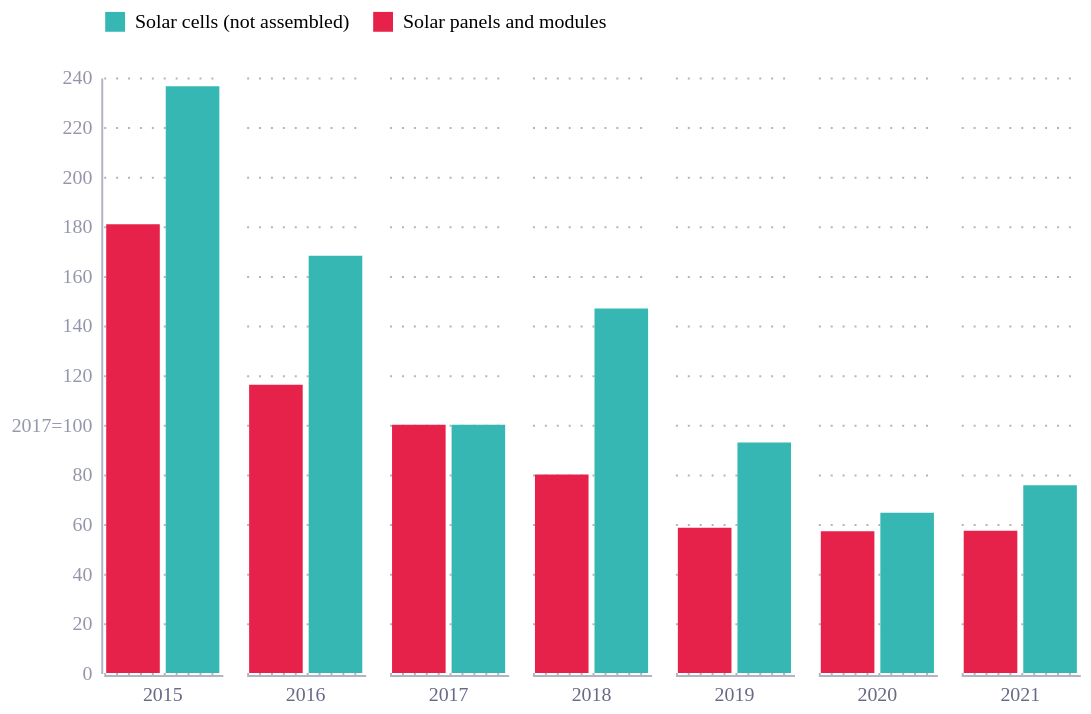

Source (Vega-Lite JSON):
### Vega-Lite specification from a JSON file in a GitHub repository (floating-point values rounded to 4 significant figures)
{"config": {"font": "Circular Std", "mark": {"line": {"interpolate": "monotone"}}, "view": {"stroke": "transparent", "width": 400, "height": 300}, "range": {"category": ["#36B7B4", "#E6224B", "#F4C245", "#0063AF", "#00A767", "#179FDB", "#EB5C2E"], "diverging": ["#E6224B", "#E54753", "#C9C9C9", "#179FDB", "#122B39"], "heatmap": ["#C9C9C9", "#179FDB", "#0063AF", "#122B39"], "ordinal": ["#00A767", "#36B7B4", "#179FDB", "#0063AF", "#243B5A"]}, "axisX": {"domainColor": "#676A86", "domainOpacity": 0.5, "grid": false, "labelAngle": 0, "labelColor": "#676A86", "labelOpacity": 0.7, "orient": "bottom", "tickColor": "#676A86", "tickCount": 10, "tickOpacity": 0.5, "title": false, "titleAlign": "center", "titleAnchor": "middle", "titleColor": "#676A86", "titleFontSize": 12, "titleOpacity": 0.8, "titleY": -15}, "axisY": {"domainColor": "#676A86", "domainOpacity": 0.5, "gridColor": "#676A86", "gridDash": [1, 5], "gridOpacity": 0.5, "labelColor": "#676A86", "labelOpacity": 0.7, "labelPadding": 5, "tickColor": "#676A86", "tickCount": 8, "tickOpacity": 0.5, "ticks": false, "titleAlign": "left", "titleAngle": 0, "titleBaseline": "bottom", "titleColor": "#676A86", "titleFontSize": 12, "titleOpacity": 0.8, "titleX": 0, "titleY": -7}}, "data": {"name": "data-f22fc0497146a8331ce16cf83bc6b04e"}, "mark": {"type": "bar"}, "encoding": {"color": {"field": "product", "legend": {"orient": "top", "title": ""}, "scale": {}, "title": "Product", "type": "nominal"}, "column": {"field": "year", "header": {"labelColor": "#676A86", "labelOrient": "bottom", "labelPadding": 5, "titleOrient": "bottom", "titlePadding": 0}, "spacing": 10, "title": "", "type": "nominal"}, "tooltip": [{"field": "product", "title": "Product", "type": "nominal"}, {"field": "index", "format": ",.0f", "title": "Value", "type": "quantitative"}, {"field": "year", "title": "Year", "type": "temporal"}], "x": {"axis": {"labels": false, "ticks": false}, "field": "cmdDesc", "title": "", "type": "nominal"}, "y": {"axis": {"format": ",.0f", "labelExpr": "datum.value == 100? '2017=100' : datum.label"}, "field": "index", "title": "", "type": "quantitative"}}, "height": 300, "width": 60, "$schema": "https://vega.github.io/schema/vega-lite/v5.20.1.json", "datasets": {"data-f22fc0497146a8331ce16cf83bc6b04e": [{"year": 2015, "cmdCode": 8541406020, "cmdDesc": "SOLAR CELLS ASSEMBLED INTO MODULES OR PANELS", "value": 187441, "index": 180.8, "end_label": "", "product": "Solar panels and modules"}, {"year": 2016, "cmdCode": 8541406020, "cmdDesc": "SOLAR CELLS ASSEMBLED INTO MODULES OR PANELS", "value": 120429, "index": 116.1, "end_label": "", "product": "Solar panels and modules"}, {"year": 2017, "cmdCode": 8541406020, "cmdDesc": "SOLAR CELLS ASSEMBLED INTO MODULES OR PANELS", "value": 103687, "index": 100.0, "end_label": "", "product": "Solar panels and modules"}, {"year": 2018, "cmdCode": 8541406020, "cmdDesc": "SOLAR CELLS ASSEMBLED INTO MODULES OR PANELS", "value": 82938, "index": 79.99, "end_label": "", "product": "Solar panels and modules"}, {"year": 2019, "cmdCode": 8541406020, "cmdDesc": "SOLAR CELLS ASSEMBLED INTO MODULES OR PANELS", "value": 60703, "index": 58.54, "end_label": "", "product": "Solar panels and modules"}, {"year": 2020, "cmdCode": 8541406020, "cmdDesc": "SOLAR CELLS ASSEMBLED INTO MODULES OR PANELS", "value": 59210, "index": 57.1, "end_label": "", "product": "Solar panels and modules"}, {"year": 2021, "cmdCode": 8541406020, "cmdDesc": "SOLAR CELLS ASSEMBLED INTO MODULES OR PANELS", "value": 59383, "index": 57.27, "end_label": "SOLAR CELLS ASSEMBLED INTO MODULES OR PANELS", "product": "Solar panels and modules"}, {"year": 2015, "cmdCode": 8541406030, "cmdDesc": "SOLAR CELLS, NOT ASSEMBLED INTO MODULES OR MADE UP INTO PANELS", "value": 1501238, "index": 236.4, "end_label": "", "product": "Solar cells (not assembled)"}, {"year": 2016, "cmdCode": 8541406030, "cmdDesc": "SOLAR CELLS, NOT ASSEMBLED INTO MODULES OR MADE UP INTO PANELS", "value": 1067501, "index": 168.1, "end_label": "", "product": "Solar cells (not assembled)"}, {"year": 2017, "cmdCode": 8541406030, "cmdDesc": "SOLAR CELLS, NOT ASSEMBLED INTO MODULES OR MADE UP INTO PANELS", "value": 635017, "index": 100.0, "end_label": "", "product": "Solar cells (not assembled)"}, {"year": 2018, "cmdCode": 8541406030, "cmdDesc": "SOLAR CELLS, NOT ASSEMBLED INTO MODULES OR MADE UP INTO PANELS", "value": 932477, "index": 146.8, "end_label": "", "product": "Solar cells (not assembled)"}, {"year": 2019, "cmdCode": 8541406030, "cmdDesc": "SOLAR CELLS, NOT ASSEMBLED INTO MODULES OR MADE UP INTO PANELS", "value": 589441, "index": 92.82, "end_label": "", "product": "Solar cells (not assembled)"}, {"year": 2020, "cmdCode": 8541406030, "cmdDesc": "SOLAR CELLS, NOT ASSEMBLED INTO MODULES OR MADE UP INTO PANELS", "value": 409815, "index": 64.54, "end_label": "", "product": "Solar cells (not assembled)"}, {"year": 2021, "cmdCode": 8541406030, "cmdDesc": "SOLAR CELLS, NOT ASSEMBLED INTO MODULES OR MADE UP INTO PANELS", "value": 480289, "index": 75.63, "end_label": "SOLAR CELLS, NOT ASSEMBLED INTO MODULES OR MADE UP INTO PANELS", "product": "Solar cells (not assembled)"}]}}
